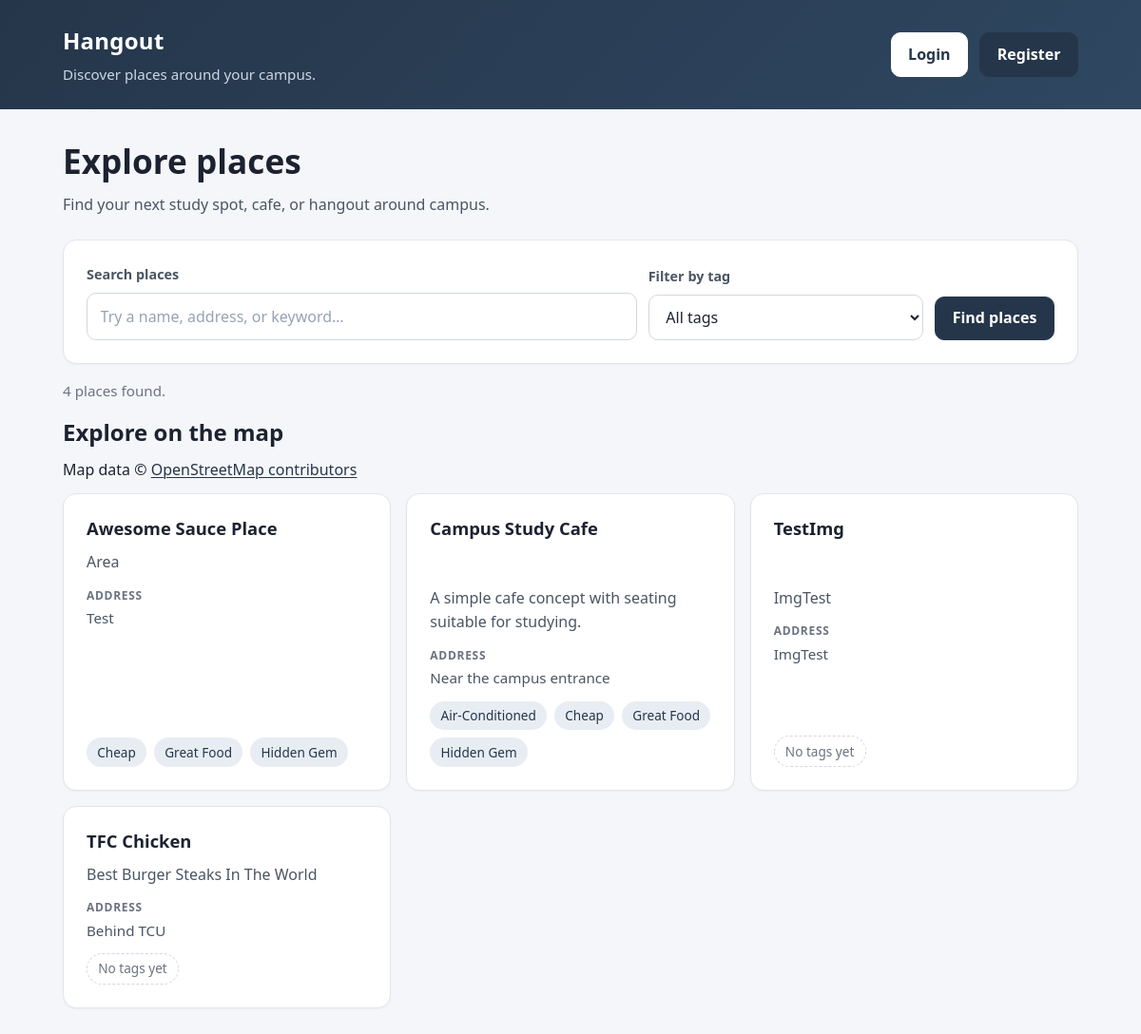
The page / on the database its author committed.
### tables this page shows
CREATE TABLE `places` (
  `id` int(10) UNSIGNED NOT NULL,
  `name` varchar(150) NOT NULL,
  `description` text DEFAULT NULL,
  `image_url` varchar(500) DEFAULT NULL,
  `address` varchar(255) NOT NULL,
  `latitude` decimal(10,7) DEFAULT NULL,
  `longitude` decimal(10,7) DEFAULT NULL,
  `created_at` timestamp NOT NULL DEFAULT current_timestamp(),
  `updated_at` timestamp NOT NULL DEFAULT current_timestamp() ON UPDATE current_timestamp(),
  `is_active` tinyint(1) NOT NULL DEFAULT 1
);

### app/models/Place.php (called while the page is built, shortened)
<?php
class Place
{
    private PDO $db;
    public function __construct(PDO $db)
    {
        $this->db = $db;
    }
    public function getAll(
        string $search = '',
        string $tagSlug = '',
        bool $includeInactive = false
    ): array {
        $this->db->exec('SET SESSION group_concat_max_len = 8192');
        $sql = "
            SELECT
                p.id,
                p.name,
                p.description,
                p.address,
                p.is_active,
                p.latitude,
                p.longitude,
                p.image_url,
                GROUP_CONCAT(
                    DISTINCT t.name
                    ORDER BY t.name
                    SEPARATOR ', '
                ) AS tags
            FROM places p
            LEFT JOIN place_tags pt ON p.id = pt.place_id
            LEFT JOIN tags t ON pt.tag_id = t.id
            WHERE 1 = 1
        ";
        $params = [];
        if (!$includeInactive) {
            $sql .= " AND p.is_active = 1";
        }
        $sql .= "
            GROUP BY
                p.id,
                p.name,
                p.description,
                p.address,
                p.is_active,
                p.latitude,
                p.longitude,
                p.image_url
            ORDER BY p.name ASC
        ";
        $stmt = $this->db->prepare($sql);
        $stmt->execute($params);
        return $stmt->fetchAll();
    }
}

### public/index.php (the view, shortened to what this page needs)
<?php
require_once __DIR__ . '/../app/models/Place.php';
$placeModel = new Place($pdo);
$search = isset($_GET['search']) && is_string($_GET['search'])
    ? trim($_GET['search'])
    : '';
$tagSlug = isset($_GET['tag']) && is_string($_GET['tag'])
    ? trim($_GET['tag'])
    : '';
$places = $placeModel->getAll($search, $tagSlug);
function escape(string $value): string
{
    return htmlspecialchars($value, ENT_QUOTES, 'UTF-8');
}
$placeCount = count($places);
$hasFilters = $search !== '' || $tagSlug !== '';
?>
<!DOCTYPE html>
<html lang="en">
<head>
    <link rel="stylesheet" href="assets/css/style.css">
    <link
    rel="stylesheet"
    href="https://unpkg.com/leaflet@1.9.4/dist/leaflet.css"
>
</head>
<body>
<header class="site-header">
    <div class="site-header__inner">
        <div class="brand">
            <a href="index.php" class="brand__name">Hangout</a>
            <p class="brand__tagline">Discover places around your campus.</p>
        </div>
        <nav class="auth-nav" aria-label="Account">
            <?php if (isset($_SESSION['user_id'])): ?>
                <span class="auth-nav__welcome">
                    Welcome, <?= escape((string) $_SESSION['username']) ?>
                </span>
                <form method="POST" action="logout.php" class="auth-nav__form">
                    <input
                        type="hidden"
                        name="csrf_token"
                        value="<?= escape($_SESSION['csrf_token']) ?>"
                    >
                    <button type="submit" class="btn btn--ghost">Logout</button>
                </form>
            <?php else: ?>
                <a class="btn btn--ghost" href="login.php">Login</a>
                <a class="btn btn--solid" href="register.php">Register</a>
            <?php endif; ?>
        </nav>
    </div>
</header>
<main id="main" class="container">
    <section class="explore" aria-labelledby="explore-heading">
        <div class="explore__header">
            <h1 id="explore-heading">Explore places</h1>
            <p class="explore__subtitle">
                Find your next study spot, cafe, or hangout around campus.
            </p>
        </div>
        <form method="GET" action="index.php" class="search-form" role="search">
            <div class="field">
                <label for="search">Search places</label>
                <input
                    type="search"
                    id="search"
                    name="search"
                    placeholder="Try a name, address, or keyword…"
                    value="<?= escape($search) ?>"
                >
            </div>
            <div class="field">
                <label for="tag">Filter by tag</label>
                <select id="tag" name="tag">
                    <option value="">All tags</option>
                </select>
            </div>
            <div class="search-form__actions">
                <button type="submit" class="btn btn--solid">Find places</button>
            </div>
        </form>
        <p class="results-count" role="status" aria-live="polite">
            <?= $placeCount ?> <?= $placeCount === 1 ? 'place' : 'places' ?> found<?= $hasFilters ? ' for your filters' : '' ?>.
        </p>
        <section class="map-section" aria-labelledby="map-heading">
            <h2 id="map-heading">Explore on the map</h2>
                <p class="map-attribution-note">
                    Map data ©
                    <a href="https://www.openstreetmap.org/copyright"
                    target="_blank"
                    rel="noopener noreferrer">
                        OpenStreetMap contributors
                    </a>
                </p>
        </section>
        <?php if ($placeCount === 0): ?>
            <div class="empty-state">
                <h2>No places match your search</h2>
                <p>Try different keywords or <a href="index.php">clear your filters</a>.</p>
            </div>
        <?php else: ?>
            <ul class="places-grid" role="list">
                <?php foreach ($places as $place): ?>
                    <?php
                        $rawTags = $place['tags'] ?? '';
                        $tagItems = [];
                        if (is_array($rawTags)) {
                            foreach ($rawTags as $t) {
                                $tagItems[] = is_array($t) ? ($t['name'] ?? '') : (string) $t;
                            }
                        } elseif (is_string($rawTags) && $rawTags !== '') {
                            $tagItems = array_filter(array_map('trim', explode(',', $rawTags)));
                        }
                    ?>
                    <li>
                        <article class="place-card">
                            <header class="place-card__header">
                                <h2 class="place-card__title">
                                    <a href="place.php?id=<?= (int) $place['id'] ?>">
                                        <?= escape($place['name']) ?>
                                    </a>
                                </h2>
                            </header>
                            <?php if (!empty($place['image_url'])): ?>
                                <div class="place-card__image">
                                </div>
                            <?php endif; ?>
                            <?php if (!empty($place['description'])): ?>
                                <p class="place-card__desc">
                                    <?= escape($place['description']) ?>
                                </p>
                            <?php endif; ?>
                            <p class="place-card__meta">
                                <span class="place-card__label">Address</span>
                                <?= escape($place['address']) ?>
                            </p>
                            <div class="tag-list">
                                <?php if ($tagItems): ?>
                                    <?php foreach ($tagItems as $tagName): ?>
                                        <span class="tag"><?= escape($tagName) ?></span>
                                    <?php endforeach; ?>
                                <?php else: ?>
                                    <span class="tag tag--muted">No tags yet</span>
                                <?php endif; ?>
                            </div>
                        </article>
                    </li>
                <?php endforeach; ?>
            </ul>
        <?php endif; ?>
    </section>
</main>
</body>
</html>

### rows shown on the page
places: name "Awesome Sauce Place", description "Area", address "Test", tagName "Cheap", tagName "Great Food", tagName "Hidden Gem"
places: name "Campus Study Cafe", description "A simple cafe concept with seating suitable for studying.", address "Near the campus entrance", tagName "Air-Conditioned", tagName "Cheap", tagName "Great Food", tagName "Hidden Gem"
places: name "TestImg", description "ImgTest", address "ImgTest", shows "No tags yet"
places: name "TFC Chicken", description "Best Burger Steaks In The World", address "Behind TCU", shows "No tags yet"

### other values the page prints
$placeCount "4"
